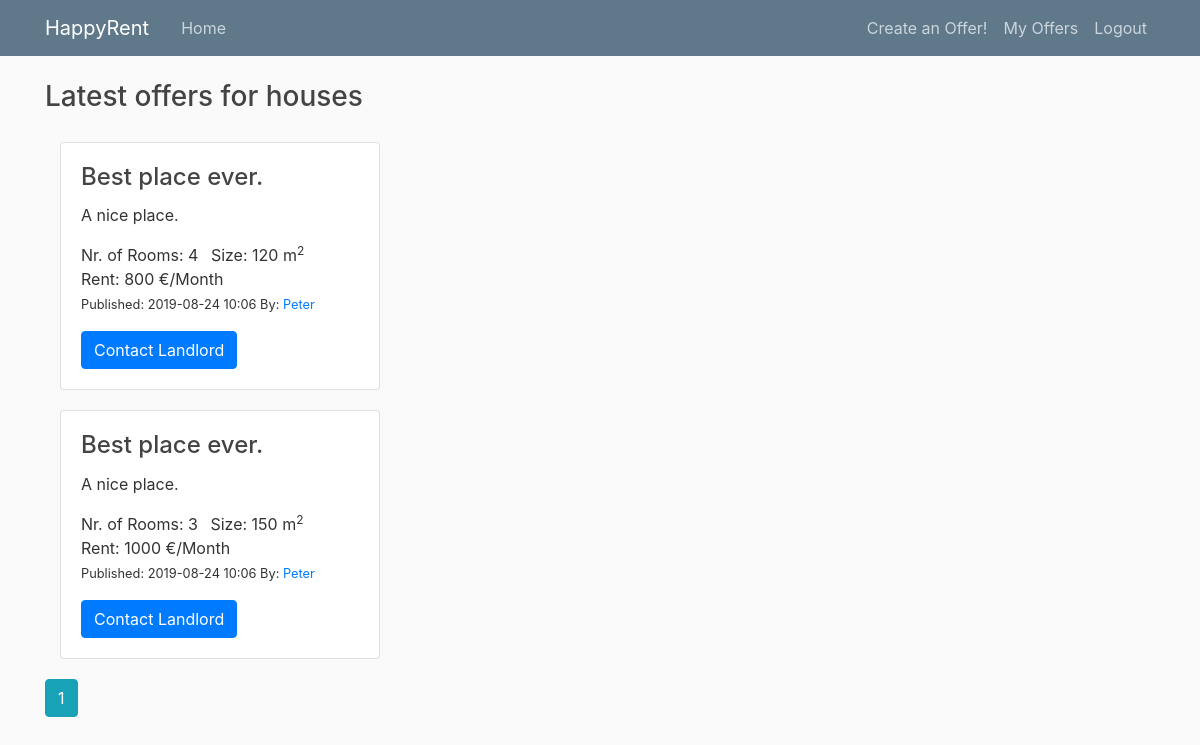
The app's page /houses (signed in) with its own data.
### property_project/db_models.py (models this page shows, shortened)
class PropertyItem(db.Model):
    __tablename__ = 'property_item'
    id = db.Column(db.Integer, primary_key=True)
    title = db.Column(db.String(100), nullable=False,
                      default="Best place ever.")
    date_posted = db.Column(db.DateTime, nullable=False,
                            default=datetime.datetime.utcnow)
    description = db.Column(db.String(250), default="A nice place.")
    rent = db.Column(db.Integer)  # (db.Numeric(6,2))
    rooms = db.Column(db.Integer, default=1)  # default=set_default_rooms
    size = db.Column(db.Integer)  # (db.Numeric(6,1))
    property_id = db.Column(db.Integer, ForeignKey('property_type.id'))
    property_type = db.relationship('PropertyType')
    user_id = db.Column(db.Integer, db.ForeignKey('user.id'), nullable=False)

class User(db.Model, UserMixin):
    __tablename__ = 'user'
    id = db.Column(db.Integer, primary_key=True)
    username = db.Column(db.String(20), unique=True, nullable=False)
    properties = db.relationship('PropertyItem', backref='author', lazy=True)

### property_project/routes.py (the view)
@app.route("/houses")
def show_houses():
    page = request.args.get('page', 1, type=int)  # starting page
    houses = PropertyItem.query.join(PropertyItem.property_type, aliased=True)\
        .filter_by(type='house')\
        .order_by(PropertyItem.date_posted.desc())\
        .paginate(page=page, per_page=2)
    return render_template('houses.html', houses=houses)

### property_project/routes.py (called while the page is built)
@login_manager.user_loader
def load_user(user_id):
    return User.query.get(int(user_id))

### property_project/templates/houses.html
{% extends "layout.html" %}
{% block content %}
<h3>Latest offers for houses</h3>
<div class="gap-20"></div>
<div class="card-deck-wrapper">
    <div class="card-deck">
        <div class="col-md-6">
            {% for house in houses.items %}
            <div class="card">
                <div class="card-body">
                    <h4 class="card-title">{{ house.title }}</h4>
                    <p class="card-text">{{ house.description }}</p>
                    <ul class="list-inline">
                        <li class="list-inline-item">Nr. of Rooms: {{ house.rooms }} </li>
                        <li class="list-inline-item">Size: {{ house.size }} m<sup>2</sup></li>
                        <li class="list-inline-item">Rent: {{ house.rent }} €/Month</li>
                        <small>
                            <li class="list-inline-item">Published: {{ house.date_posted.strftime('%Y-%m-%d %H:%M') }} </li>
                        </small>
                        <small>
                            <li class="list-inline-item">By:
                                <a class="mr-2" href="{{ url_for('user_items', username=house.author.username) }}">
                                    {{ house.author.username }}
                                </a>
                            </li>
                        </small>
                    </ul>
                    <a href="#" class="btn btn-primary stretched-link">Contact Landlord</a>
                </div>
            </div>
            <div class="gap-20"></div>
            {% endfor %}
            {% for page_num in houses.iter_pages(left_edge=1, right_edge=1, left_current=1, right_current=2) %}
                {% if page_num %}
                    {% if houses.page == page_num %}
                    <a class="btn btn-info mb-4" href="{{ url_for('show_houses', page=page_num) }}">{{ page_num }}</a>
                    {% else %}
                    <a class="btn btn-outline-info mb-4" href="{{ url_for('show_houses', page=page_num) }}">{{ page_num }}</a>
                    {% endif %}
                {% else %}
                ...
                {% endif %}
            {% endfor %}
        </div>
    </div>
</div>
{% endblock content %}

### property_project/static/main.css (style rules this page uses)
body { background: #fafafa; color: #333333; margin-top: 5rem; }
h1, h2, h3, h4, h5, h6 { color: #444444; }
.gap-20 { width:100%; height:20px; }

### records on screen
PropertyItem: title "Best place ever.", description "A nice place.", rooms "4", size "120", rent "800", date_posted "2019-08-24 10:06", author.username "Peter"
PropertyItem: title "Best place ever.", description "A nice place.", rooms "3", size "150", rent "1000", date_posted "2019-08-24 10:06", author.username "Peter"

### other values on screen
{{ page_num }} "1"
